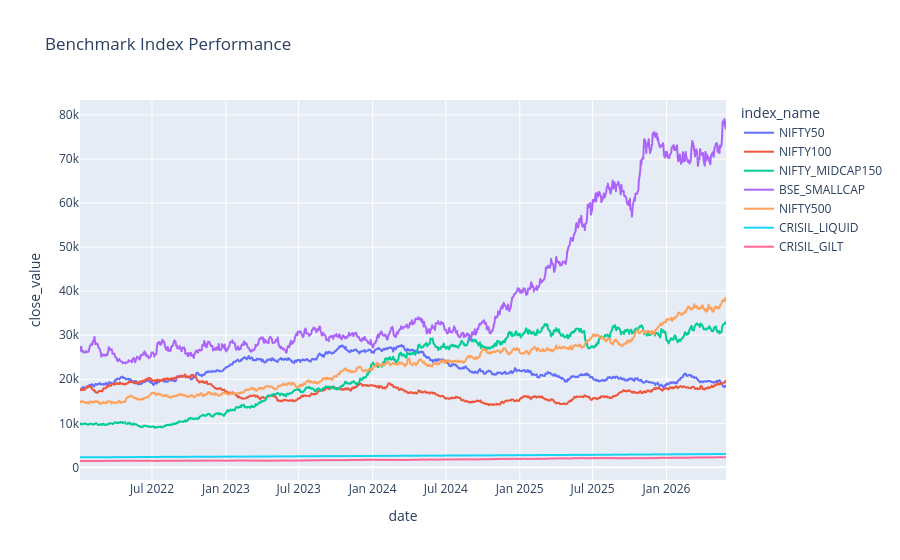

Here is the notebook cell this chart was saved with:
### Code cell
benchmark["date"] = pd.to_datetime(
    benchmark["date"]
)

fig = px.line(
    benchmark,
    x="date",
    y="close_value",
    color="index_name",
    title="Benchmark Index Performance"
)

fig.show()

### Figure 1 — Plotly figure (JSON) as saved in the notebook; plotly's stock layout.template omitted (floating-point values rounded to 4 significant figures; data arrays with more than 128 entries replaced by an {"elided": "..."} marker saying what was removed)
{"data": [{"hovertemplate": "index_name=NIFTY50<br>date=%{x}<br>close_value=%{y}<extra></extra>", "legendgroup": "NIFTY50", "line": {"color": "#636efa", "dash": "solid"}, "marker": {"symbol": "circle"}, "mode": "lines", "name": "NIFTY50", "showlegend": true, "type": "scattergl", "x": {"elided": "1150 str values"}, "xaxis": "x", "y": {"elided": "1150 float values"}, "yaxis": "y"}, {"hovertemplate": "index_name=NIFTY100<br>date=%{x}<br>close_value=%{y}<extra></extra>", "legendgroup": "NIFTY100", "line": {"color": "#EF553B", "dash": "solid"}, "marker": {"symbol": "circle"}, "mode": "lines", "name": "NIFTY100", "showlegend": true, "type": "scattergl", "x": {"elided": "1150 str values"}, "xaxis": "x", "y": {"elided": "1150 float values"}, "yaxis": "y"}, {"hovertemplate": "index_name=NIFTY_MIDCAP150<br>date=%{x}<br>close_value=%{y}<extra></extra>", "legendgroup": "NIFTY_MIDCAP150", "line": {"color": "#00cc96", "dash": "solid"}, "marker": {"symbol": "circle"}, "mode": "lines", "name": "NIFTY_MIDCAP150", "showlegend": true, "type": "scattergl", "x": {"elided": "1150 str values"}, "xaxis": "x", "y": {"elided": "1150 float values"}, "yaxis": "y"}, {"hovertemplate": "index_name=BSE_SMALLCAP<br>date=%{x}<br>close_value=%{y}<extra></extra>", "legendgroup": "BSE_SMALLCAP", "line": {"color": "#ab63fa", "dash": "solid"}, "marker": {"symbol": "circle"}, "mode": "lines", "name": "BSE_SMALLCAP", "showlegend": true, "type": "scattergl", "x": {"elided": "1150 str values"}, "xaxis": "x", "y": {"elided": "1150 float values"}, "yaxis": "y"}, {"hovertemplate": "index_name=NIFTY500<br>date=%{x}<br>close_value=%{y}<extra></extra>", "legendgroup": "NIFTY500", "line": {"color": "#FFA15A", "dash": "solid"}, "marker": {"symbol": "circle"}, "mode": "lines", "name": "NIFTY500", "showlegend": true, "type": "scattergl", "x": {"elided": "1150 str values"}, "xaxis": "x", "y": {"elided": "1150 float values"}, "yaxis": "y"}, {"hovertemplate": "index_name=CRISIL_LIQUID<br>date=%{x}<br>close_value=%{y}<extra></extra>", "legendgroup": "CRISIL_LIQUID", "line": {"color": "#19d3f3", "dash": "solid"}, "marker": {"symbol": "circle"}, "mode": "lines", "name": "CRISIL_LIQUID", "showlegend": true, "type": "scattergl", "x": {"elided": "1150 str values"}, "xaxis": "x", "y": {"elided": "1150 float values"}, "yaxis": "y"}, {"hovertemplate": "index_name=CRISIL_GILT<br>date=%{x}<br>close_value=%{y}<extra></extra>", "legendgroup": "CRISIL_GILT", "line": {"color": "#FF6692", "dash": "solid"}, "marker": {"symbol": "circle"}, "mode": "lines", "name": "CRISIL_GILT", "showlegend": true, "type": "scattergl", "x": {"elided": "1150 str values"}, "xaxis": "x", "y": {"elided": "1150 float values"}, "yaxis": "y"}], "layout": {"legend": {"title": {"text": "index_name"}, "tracegroupgap": 0}, "title": {"text": "Benchmark Index Performance"}, "xaxis": {"anchor": "y", "domain": [0, 1], "title": {"text": "date"}}, "yaxis": {"anchor": "x", "domain": [0, 1], "title": {"text": "close_value"}}}}
